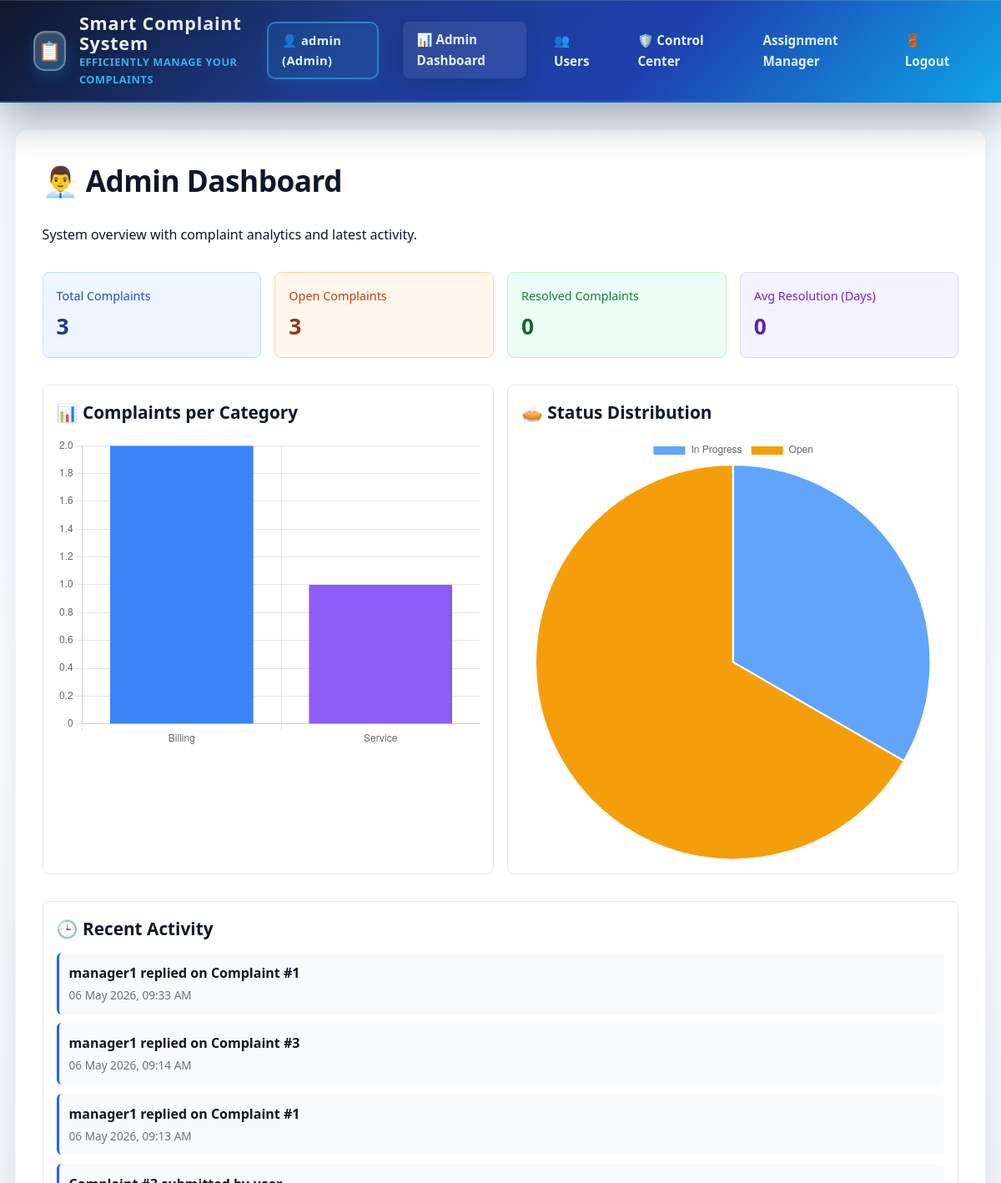
The app's page /admin/dashboard (signed in, upper part), older data.
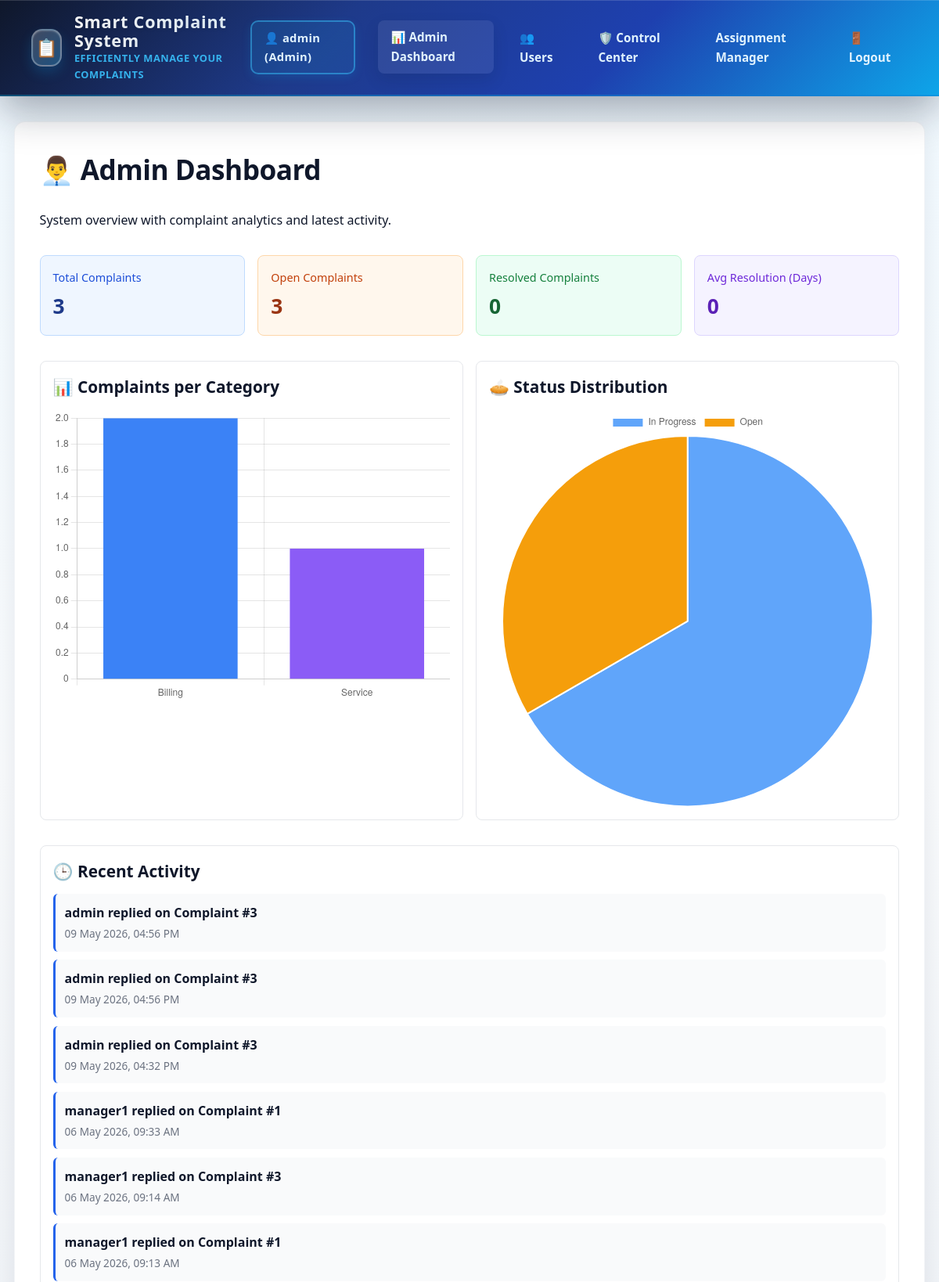
The same page, newer data.
### models.py (models this page shows, shortened)
class Response(db.Model):
    __tablename__ = 'responses'
    id = db.Column(db.Integer, primary_key=True)
    complaint_id = db.Column(db.Integer, db.ForeignKey('complaints.id'), nullable=False)
    author_id = db.Column(db.Integer, db.ForeignKey('users.id'), nullable=False)
    message = db.Column(db.Text, nullable=False)
    created_at = db.Column(db.DateTime, default=datetime.utcnow)

### app.py (the view)
@app.route('/admin/dashboard')
@login_required
def admin_dashboard():
    if current_user.role != 'admin':
        flash('❌ Unauthorized!', 'error')
        return redirect(url_for('index'))
    total_complaints = Complaint.query.count()
    open_complaints = Complaint.query.filter(Complaint.status.in_(['open', 'in_progress'])).count()
    resolved_complaints = Complaint.query.filter_by(status='resolved').count()
    resolved_items = Complaint.query.filter(
        Complaint.status == 'resolved',
        Complaint.resolved_at.isnot(None)
    ).all()
    avg_resolution_days = 0
    if resolved_items:
        total_days = sum((item.resolved_at - item.created_at).days for item in resolved_items)
        avg_resolution_days = round(total_days / len(resolved_items), 2)
    category_rows = db.session.query(
        Complaint.category, db.func.count(Complaint.id)
    ).group_by(Complaint.category).all()
    category_labels = [row[0] for row in category_rows]
    category_counts = [row[1] for row in category_rows]
    status_rows = db.session.query(
        Complaint.status, db.func.count(Complaint.id)
    ).group_by(Complaint.status).all()
    status_labels = [row[0].replace('_', ' ').title() for row in status_rows]
    status_counts = [row[1] for row in status_rows]
    recent_activity = []
    recent_complaints = Complaint.query.order_by(Complaint.created_at.desc()).limit(10).all()
    for complaint in recent_complaints:
        recent_activity.append({
            'time': complaint.created_at,
            'text': f"Complaint #{complaint.id} submitted by {complaint.author.username}"
        })
    recent_responses = Response.query.order_by(Response.created_at.desc()).limit(10).all()
    for response in recent_responses:
        recent_activity.append({
            'time': response.created_at,
            'text': f"{response.response_author.username} replied on Complaint #{response.complaint_id}"
        })
    recent_activity = sorted(recent_activity, key=lambda item: item['time'], reverse=True)[:10]
    return render_template(
        'admin/dashboard.html',
        total_complaints=total_complaints,
        open_complaints=open_complaints,
        resolved_complaints=resolved_complaints,
        avg_resolution_days=avg_resolution_days,
        category_labels=category_labels,
        category_counts=category_counts,
        status_labels=status_labels,
        status_counts=status_counts,
        recent_activity=recent_activity
    )

### app.py (called while the page is built)
@login_manager.user_loader
def load_user(user_id):
    return User.query.get(int(user_id))

### templates/admin/dashboard.html (shortened to what this page needs)
{% extends "base.html" %}
{% block content %}
<div class="content">
  <h1>👨‍💼 Admin Dashboard</h1>
  <p class="mb-4">System overview with complaint analytics and latest activity.</p>
  <div style="display: grid; grid-template-columns: repeat(auto-fit, minmax(220px, 1fr)); gap: 1rem; margin-bottom: 2rem;">
    <div style="background: #eff6ff; border: 1px solid #bfdbfe; border-radius: 8px; padding: 1rem;">
      <p style="margin: 0; color: #1d4ed8; font-size: 0.9rem;">Total Complaints</p>
      <h2 style="margin: 0.25rem 0 0 0; color: #1e3a8a;">{{ total_complaints }}</h2>
    </div>
    <div style="background: #fff7ed; border: 1px solid #fed7aa; border-radius: 8px; padding: 1rem;">
      <p style="margin: 0; color: #c2410c; font-size: 0.9rem;">Open Complaints</p>
      <h2 style="margin: 0.25rem 0 0 0; color: #9a3412;">{{ open_complaints }}</h2>
    </div>
    <div style="background: #ecfdf5; border: 1px solid #bbf7d0; border-radius: 8px; padding: 1rem;">
      <p style="margin: 0; color: #15803d; font-size: 0.9rem;">Resolved Complaints</p>
      <h2 style="margin: 0.25rem 0 0 0; color: #166534;">{{ resolved_complaints }}</h2>
    </div>
    <div style="background: #f5f3ff; border: 1px solid #ddd6fe; border-radius: 8px; padding: 1rem;">
      <p style="margin: 0; color: #6d28d9; font-size: 0.9rem;">Avg Resolution (Days)</p>
      <h2 style="margin: 0.25rem 0 0 0; color: #5b21b6;">{{ avg_resolution_days }}</h2>
    </div>
  </div>
  <div style="display: grid; grid-template-columns: 1fr 1fr; gap: 1rem; margin-bottom: 2rem;">
    <div style="background: #ffffff; border: 1px solid #e5e7eb; border-radius: 8px; padding: 1rem;">
      <h3 style="margin-top: 0;">📊 Complaints per Category</h3>
      <canvas id="categoryChart" height="220"></canvas>
    </div>
    <div style="background: #ffffff; border: 1px solid #e5e7eb; border-radius: 8px; padding: 1rem;">
      <h3 style="margin-top: 0;">🥧 Status Distribution</h3>
      <canvas id="statusChart" height="220"></canvas>
    </div>
  </div>
  <div style="background: #ffffff; border: 1px solid #e5e7eb; border-radius: 8px; padding: 1rem;">
    <h3 style="margin-top: 0;">🕒 Recent Activity</h3>
    {% if recent_activity %}
      <div style="display: flex; flex-direction: column; gap: 0.65rem;">
        {% for item in recent_activity %}
          <div style="padding: 0.75rem; border-radius: 6px; background: #f9fafb; border-left: 3px solid #2563eb;">
            <p style="margin: 0; font-weight: 600;">{{ item.text }}</p>
            <p style="margin: 0.15rem 0 0 0; color: #6b7280; font-size: 0.85rem;">{{ item.time.strftime('%d %b %Y, %I:%M %p') }}</p>
          </div>
        {% endfor %}
      </div>
    {% else %}
      <p style="margin: 0;">No recent activity found.</p>
    {% endif %}
  </div>
</div>
<script>
  const categoryLabels = {{ category_labels | tojson }};
  const categoryCounts = {{ category_counts | tojson }};
  const statusLabels = {{ status_labels | tojson }};
  const statusCounts = {{ status_counts | tojson }};
  const categoryCtx = document.getElementById('categoryChart').getContext('2d');
  new Chart(categoryCtx, {
    type: 'bar',
    data: {
      labels: categoryLabels,
      datasets: [{
        label: 'Complaints',
        data: categoryCounts,
        backgroundColor: ['#3b82f6', '#8b5cf6', '#10b981', '#f59e0b', '#ef4444']
      }]
    },
    options: {
      responsive: true,
      plugins: { legend: { display: false } },
      scales: { y: { beginAtZero: true } }
    }
  });
  const statusCtx = document.getElementById('statusChart').getContext('2d');
  new Chart(statusCtx, {
    type: 'pie',
    data: {
      labels: statusLabels,
      datasets: [{
        data: statusCounts,
        backgroundColor: ['#60a5fa', '#f59e0b', '#22c55e', '#9ca3af']
      }]
    },
    options: { responsive: true }
  });
</script>
{% endblock %}

Row changes from the older to the newer data that the page shows:
added Response: time "09 May 2026, 04:56 PM"
added Response: time "09 May 2026, 04:56 PM"
added Response: time "09 May 2026, 04:32 PM"
Text that changed along with them:
chart data {{ status_counts | tojson }}: [1, 2] → [2, 1]
new list line: "admin replied on Complaint #3"
